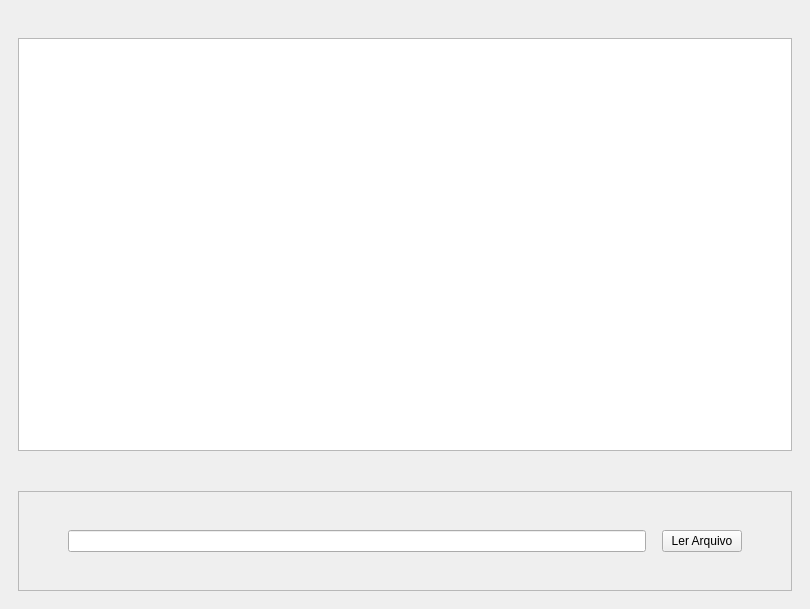
<?xml version="1.0" encoding="UTF-8"?>
<ui version="4.0">
 <class>MainWindow</class>
 <widget class="QMainWindow" name="MainWindow">
  <property name="geometry">
   <rect>
    <x>0</x>
    <y>0</y>
    <width>810</width>
    <height>609</height>
   </rect>
  </property>
  <property name="minimumSize">
   <size>
    <width>0</width>
    <height>0</height>
   </size>
  </property>
  <property name="windowTitle">
   <string>MainWindow</string>
  </property>
  <widget class="QWidget" name="centralwidget">
   <layout class="QHBoxLayout" name="horizontalLayout">
    <item>
     <widget class="QFrame" name="frameMaior">
      <property name="sizePolicy">
       <sizepolicy hsizetype="Preferred" vsizetype="Preferred">
        <horstretch>0</horstretch>
        <verstretch>0</verstretch>
       </sizepolicy>
      </property>
      <layout class="QVBoxLayout" name="verticalLayout">
       <property name="spacing">
        <number>20</number>
       </property>
       <item>
        <spacer name="verticalSpacer">
         <property name="orientation">
          <enum>Qt::Vertical</enum>
         </property>
         <property name="sizeType">
          <enum>QSizePolicy::Fixed</enum>
         </property>
         <property name="sizeHint" stdset="0">
          <size>
           <width>20</width>
           <height>20</height>
          </size>
         </property>
        </spacer>
       </item>
       <item>
        <widget class="MyTableWidget" name="tableWidget"/>
       </item>
       <item>
        <spacer name="verticalSpacer_3">
         <property name="orientation">
          <enum>Qt::Vertical</enum>
         </property>
         <property name="sizeType">
          <enum>QSizePolicy::Fixed</enum>
         </property>
         <property name="sizeHint" stdset="0">
          <size>
           <width>20</width>
           <height>20</height>
          </size>
         </property>
        </spacer>
       </item>
       <item>
        <widget class="QFrame" name="frameMenor">
         <property name="minimumSize">
          <size>
           <width>400</width>
           <height>100</height>
          </size>
         </property>
         <property name="frameShape">
          <enum>QFrame::StyledPanel</enum>
         </property>
         <property name="frameShadow">
          <enum>QFrame::Raised</enum>
         </property>
         <layout class="QHBoxLayout" name="horizontalLayout_2">
          <item>
           <spacer name="horizontalSpacer">
            <property name="orientation">
             <enum>Qt::Horizontal</enum>
            </property>
            <property name="sizeType">
             <enum>QSizePolicy::Minimum</enum>
            </property>
            <property name="sizeHint" stdset="0">
             <size>
              <width>40</width>
              <height>20</height>
             </size>
            </property>
           </spacer>
          </item>
          <item>
           <widget class="QLineEdit" name="entrada">
            <property name="sizePolicy">
             <sizepolicy hsizetype="Expanding" vsizetype="Fixed">
              <horstretch>0</horstretch>
              <verstretch>0</verstretch>
             </sizepolicy>
            </property>
           </widget>
          </item>
          <item>
           <spacer name="horizontalSpacer_3">
            <property name="orientation">
             <enum>Qt::Horizontal</enum>
            </property>
            <property name="sizeType">
             <enum>QSizePolicy::Fixed</enum>
            </property>
            <property name="sizeHint" stdset="0">
             <size>
              <width>10</width>
              <height>20</height>
             </size>
            </property>
           </spacer>
          </item>
          <item>
           <widget class="QPushButton" name="botaoLerArquivo">
            <property name="sizePolicy">
             <sizepolicy hsizetype="Minimum" vsizetype="Fixed">
              <horstretch>0</horstretch>
              <verstretch>0</verstretch>
             </sizepolicy>
            </property>
            <property name="text">
             <string>Ler Arquivo</string>
            </property>
           </widget>
          </item>
          <item>
           <spacer name="horizontalSpacer_2">
            <property name="orientation">
             <enum>Qt::Horizontal</enum>
            </property>
            <property name="sizeType">
             <enum>QSizePolicy::Minimum</enum>
            </property>
            <property name="sizeHint" stdset="0">
             <size>
              <width>40</width>
              <height>20</height>
             </size>
            </property>
           </spacer>
          </item>
         </layout>
        </widget>
       </item>
      </layout>
     </widget>
    </item>
   </layout>
  </widget>
  <widget class="QMenuBar" name="menubar">
   <property name="geometry">
    <rect>
     <x>0</x>
     <y>0</y>
     <width>810</width>
     <height>21</height>
    </rect>
   </property>
  </widget>
 </widget>
 <customwidgets>
  <customwidget>
   <class>MyTableWidget</class>
   <extends>QTableWidget</extends>
   <header location="global">mytablewidget.h</header>
  </customwidget>
 </customwidgets>
 <resources/>
 <connections>
  <connection>
   <sender>botaoLerArquivo</sender>
   <signal>clicked()</signal>
   <receiver>MainWindow</receiver>
   <slot>slotLerCSV()</slot>
   <hints>
    <hint type="sourcelabel">
     <x>698</x>
     <y>540</y>
    </hint>
    <hint type="destinationlabel">
     <x>404</x>
     <y>304</y>
    </hint>
   </hints>
  </connection>
 </connections>
 <slots>
  <slot>slotLerCSV()</slot>
 </slots>
</ui>
